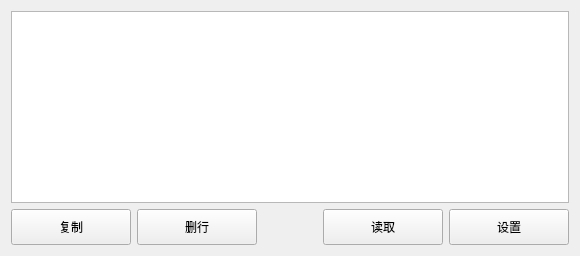
     <widget class="QWidget" name="tab_Action">
      <attribute name="title">
       <string>Accion</string>
      </attribute>
      <layout class="QVBoxLayout" name="verticalLayout_8">
       <item>
        <widget class="QTableView" name="tableAction"/>
       </item>
       <item>
        <layout class="QHBoxLayout" name="horizontalLayout_14" stretch="0,0,1,0,0">
         <item>
          <widget class="QPushButton" name="pushButton_ActionCopy">
           <property name="sizePolicy">
            <sizepolicy hsizetype="Minimum" vsizetype="Fixed">
             <horstretch>0</horstretch>
             <verstretch>0</verstretch>
            </sizepolicy>
           </property>
           <property name="minimumSize">
            <size>
             <width>120</width>
             <height>36</height>
            </size>
           </property>
           <property name="sizeIncrement">
            <size>
             <width>0</width>
             <height>0</height>
            </size>
           </property>
           <property name="text">
            <string>复制</string>
           </property>
          </widget>
         </item>
         <item>
          <widget class="QPushButton" name="pushButton_ActionDelete">
           <property name="minimumSize">
            <size>
             <width>120</width>
             <height>36</height>
            </size>
           </property>
           <property name="text">
            <string>删行</string>
           </property>
          </widget>
         </item>
         <item>
          <spacer name="horizontalSpacer_12">
           <property name="orientation">
            <enum>Qt::Horizontal</enum>
           </property>
           <property name="sizeType">
            <enum>QSizePolicy::Minimum</enum>
           </property>
           <property name="sizeHint" stdset="0">
            <size>
             <width>60</width>
             <height>20</height>
            </size>
           </property>
          </spacer>
         </item>
         <item>
          <widget class="QPushButton" name="pushButton_ActionRead">
           <property name="minimumSize">
            <size>
             <width>120</width>
             <height>36</height>
            </size>
           </property>
           <property name="text">
            <string>读取</string>
           </property>
          </widget>
         </item>
         <item>
          <widget class="QPushButton" name="pushButton_ActionSet">
           <property name="minimumSize">
            <size>
             <width>120</width>
             <height>36</height>
            </size>
           </property>
           <property name="text">
            <string>设置</string>
           </property>
          </widget>
         </item>
        </layout>
       </item>
      </layout>
     </widget>
